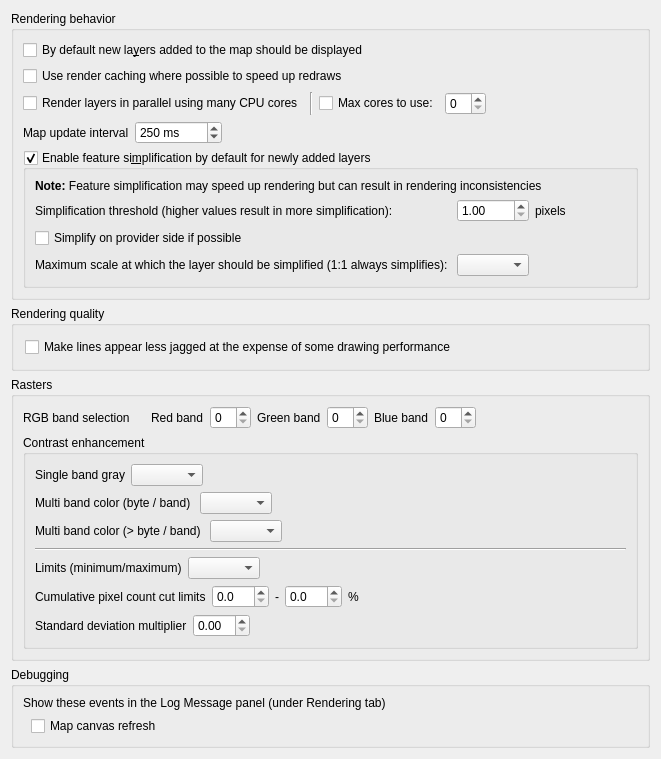
             <widget class="QWidget" name="mOptionsScrollAreaContents_04">
              <property name="geometry">
               <rect>
                <x>0</x>
                <y>0</y>
                <width>661</width>
                <height>665</height>
               </rect>
              </property>
              <layout class="QVBoxLayout" name="verticalLayout_29">
               <item>
                <widget class="QgsCollapsibleGroupBox" name="groupBox_5">
                 <property name="title">
                  <string>Rendering behavior</string>
                 </property>
                 <layout class="QVBoxLayout" name="verticalLayout_9">
                  <item>
                   <widget class="QCheckBox" name="chkAddedVisibility">
                    <property name="text">
                     <string>By default new la&amp;yers added to the map should be displayed</string>
                    </property>
                   </widget>
                  </item>
                  <item>
                   <widget class="QCheckBox" name="chkUseRenderCaching">
                    <property name="text">
                     <string>Use render caching where possible to speed up redraws</string>
                    </property>
                   </widget>
                  </item>
                  <item>
                   <layout class="QHBoxLayout" name="horizontalLayout_26">
                    <item>
                     <widget class="QCheckBox" name="chkParallelRendering">
                      <property name="text">
                       <string>Render layers in parallel using many CPU cores</string>
                      </property>
                     </widget>
                    </item>
                    <item>
                     <widget class="Line" name="line_6">
                      <property name="orientation">
                       <enum>Qt::Vertical</enum>
                      </property>
                     </widget>
                    </item>
                    <item>
                     <widget class="QCheckBox" name="chkMaxThreads">
                      <property name="text">
                       <string>Max cores to use:</string>
                      </property>
                     </widget>
                    </item>
                    <item>
                     <widget class="QSpinBox" name="spinMaxThreads"/>
                    </item>
                    <item>
                     <spacer name="horizontalSpacer_41">
                      <property name="orientation">
                       <enum>Qt::Horizontal</enum>
                      </property>
                      <property name="sizeHint" stdset="0">
                       <size>
                        <width>40</width>
                        <height>20</height>
                       </size>
                      </property>
                     </spacer>
                    </item>
                   </layout>
                  </item>
                  <item>
                   <layout class="QHBoxLayout" name="horizontalLayout_4">
                    <item>
                     <widget class="QLabel" name="label_56">
                      <property name="text">
                       <string>Map update interval</string>
                      </property>
                     </widget>
                    </item>
                    <item>
                     <widget class="QSpinBox" name="spinMapUpdateInterval">
                      <property name="suffix">
                       <string> ms</string>
                      </property>
                      <property name="maximum">
                       <number>999999</number>
                      </property>
                      <property name="singleStep">
                       <number>50</number>
                      </property>
                      <property name="value">
                       <number>250</number>
                      </property>
                     </widget>
                    </item>
                    <item>
                     <spacer name="horizontalSpacer_46">
                      <property name="orientation">
                       <enum>Qt::Horizontal</enum>
                      </property>
                      <property name="sizeHint" stdset="0">
                       <size>
                        <width>40</width>
                        <height>20</height>
                       </size>
                      </property>
                     </spacer>
                    </item>
                   </layout>
                  </item>
                  <item>
                   <widget class="QgsCollapsibleGroupBox" name="mSimplifyDrawingGroupBox">
                    <property name="title">
                     <string>Enable feature si&amp;mplification by default for newly added layers</string>
                    </property>
                    <property name="flat">
                     <bool>true</bool>
                    </property>
                    <property name="checkable">
                     <bool>true</bool>
                    </property>
                    <layout class="QGridLayout" name="_14">
                     <item row="0" column="1" colspan="4">
                      <widget class="QLabel" name="label_59">
                       <property name="text">
                        <string>&lt;b&gt;Note:&lt;/b&gt; Feature simplification may speed up rendering but can result in rendering inconsistencies</string>
                       </property>
                      </widget>
                     </item>
                     <item row="1" column="1">
                      <widget class="QLabel" name="label_65">
                       <property name="text">
                        <string>Simplification threshold (higher values result in more simplification): </string>
                       </property>
                       <property name="margin">
                        <number>2</number>
                       </property>
                      </widget>
                     </item>
                     <item row="1" column="2">
                      <widget class="QDoubleSpinBox" name="mSimplifyDrawingSpinBox">
                       <property name="toolTip">
                        <string>Higher values result in more simplification</string>
                       </property>
                       <property name="decimals">
                        <number>2</number>
                       </property>
                       <property name="minimum">
                        <double>1.000000000000000</double>
                       </property>
                       <property name="maximum">
                        <double>5.000000000000000</double>
                       </property>
                       <property name="singleStep">
                        <double>0.200000000000000</double>
                       </property>
                       <property name="value">
                        <double>1.000000000000000</double>
                       </property>
                      </widget>
                     </item>
                     <item row="1" column="3">
                      <widget class="QLabel" name="mSimplifyDrawingPx">
                       <property name="text">
                        <string>pixels</string>
                       </property>
                       <property name="margin">
                        <number>2</number>
                       </property>
                      </widget>
                     </item>
                     <item row="1" column="4">
                      <spacer name="horizontalSpacer_40">
                       <property name="orientation">
                        <enum>Qt::Horizontal</enum>
                       </property>
                       <property name="sizeHint" stdset="0">
                        <size>
                         <width>20</width>
                         <height>20</height>
                        </size>
                       </property>
                      </spacer>
                     </item>
                     <item row="2" column="1" colspan="4">
                      <widget class="QCheckBox" name="mSimplifyDrawingAtProvider">
                       <property name="text">
                        <string>Simplify on provider side if possible</string>
                       </property>
                      </widget>
                     </item>
                     <item row="3" column="1">
                      <widget class="QLabel" name="mSimplifyMaxScaleLabel">
                       <property name="text">
                        <string>Maximum scale at which the layer should be simplified (1:1 always simplifies): </string>
                       </property>
                       <property name="margin">
                        <number>2</number>
                       </property>
                      </widget>
                     </item>
                     <item row="3" column="2">
                      <widget class="QgsScaleComboBox" name="mSimplifyMaximumScaleComboBox">
                       <property name="sizePolicy">
                        <sizepolicy hsizetype="Expanding" vsizetype="Fixed">
                         <horstretch>0</horstretch>
                         <verstretch>0</verstretch>
                        </sizepolicy>
                       </property>
                      </widget>
                     </item>
                    </layout>
                   </widget>
                  </item>
                 </layout>
                </widget>
               </item>
               <item>
                <widget class="QgsCollapsibleGroupBox" name="groupBox_8">
                 <property name="title">
                  <string>Rendering quality</string>
                 </property>
                 <layout class="QVBoxLayout" name="_5">
                  <property name="leftMargin">
                   <number>11</number>
                  </property>
                  <property name="topMargin">
                   <number>11</number>
                  </property>
                  <property name="rightMargin">
                   <number>11</number>
                  </property>
                  <property name="bottomMargin">
                   <number>11</number>
                  </property>
                  <item>
                   <widget class="QCheckBox" name="chkAntiAliasing">
                    <property name="text">
                     <string>Make lines appear less jagged at the expense of some drawing performance</string>
                    </property>
                   </widget>
                  </item>
                 </layout>
                </widget>
               </item>
               <item>
                <widget class="QgsCollapsibleGroupBox" name="groupBox_14">
                 <property name="title">
                  <string>Rasters</string>
                 </property>
                 <layout class="QVBoxLayout" name="verticalLayout_10">
                  <item>
                   <widget class="QWidget" name="widget" native="true">
                    <layout class="QHBoxLayout" name="horizontalLayout_19">
                     <property name="leftMargin">
                      <number>0</number>
                     </property>
                     <property name="topMargin">
                      <number>0</number>
                     </property>
                     <property name="rightMargin">
                      <number>0</number>
                     </property>
                     <property name="bottomMargin">
                      <number>0</number>
                     </property>
                     <item>
                      <widget class="QLabel" name="label_21">
                       <property name="text">
                        <string>RGB band selection</string>
                       </property>
                      </widget>
                     </item>
                     <item>
                      <spacer name="horizontalSpacer_19">
                       <property name="orientation">
                        <enum>Qt::Horizontal</enum>
                       </property>
                       <property name="sizeType">
                        <enum>QSizePolicy::Maximum</enum>
                       </property>
                       <property name="sizeHint" stdset="0">
                        <size>
                         <width>15</width>
                         <height>20</height>
                        </size>
                       </property>
                      </spacer>
                     </item>
                     <item>
                      <widget class="QLabel" name="label_22">
                       <property name="text">
                        <string>Red band</string>
                       </property>
                      </widget>
                     </item>
                     <item>
                      <widget class="QSpinBox" name="spnRed"/>
                     </item>
                     <item>
                      <widget class="QLabel" name="label_23">
                       <property name="text">
                        <string>Green band</string>
                       </property>
                      </widget>
                     </item>
                     <item>
                      <widget class="QSpinBox" name="spnGreen"/>
                     </item>
                     <item>
                      <widget class="QLabel" name="label_24">
                       <property name="text">
                        <string>Blue band</string>
                       </property>
                      </widget>
                     </item>
                     <item>
                      <widget class="QSpinBox" name="spnBlue"/>
                     </item>
                     <item>
                      <spacer name="horizontalSpacer_20">
                       <property name="orientation">
                        <enum>Qt::Horizontal</enum>
                       </property>
                       <property name="sizeHint" stdset="0">
                        <size>
                         <width>40</width>
                         <height>20</height>
                        </size>
                       </property>
                      </spacer>
                     </item>
                    </layout>
                   </widget>
                  </item>
                  <item>
                   <widget class="QGroupBox" name="groupBox_17">
                    <property name="title">
                     <string>Contrast enhancement</string>
                    </property>
                    <property name="flat">
                     <bool>true</bool>
                    </property>
                    <layout class="QVBoxLayout" name="verticalLayout_11">
                     <item>
                      <widget class="QWidget" name="widget_3" native="true">
                       <layout class="QHBoxLayout" name="horizontalLayout_22">
                        <property name="leftMargin">
                         <number>0</number>
                        </property>
                        <property name="topMargin">
                         <number>0</number>
                        </property>
                        <property name="rightMargin">
                         <number>0</number>
                        </property>
                        <property name="bottomMargin">
                         <number>0</number>
                        </property>
                        <item>
                         <widget class="QLabel" name="label_37">
                          <property name="text">
                           <string>Single band gray</string>
                          </property>
                         </widget>
                        </item>
                        <item>
                         <widget class="QComboBox" name="cboxContrastEnhancementAlgorithmSingleBand"/>
                        </item>
                        <item>
                         <spacer name="horizontalSpacer_23">
                          <property name="orientation">
                           <enum>Qt::Horizontal</enum>
                          </property>
                          <property name="sizeHint" stdset="0">
                           <size>
                            <width>208</width>
                            <height>20</height>
                           </size>
                          </property>
                         </spacer>
                        </item>
                       </layout>
                      </widget>
                     </item>
                     <item>
                      <widget class="QWidget" name="widget_4" native="true">
                       <layout class="QHBoxLayout" name="horizontalLayout_23">
                        <property name="leftMargin">
                         <number>0</number>
                        </property>
                        <property name="topMargin">
                         <number>0</number>
                        </property>
                        <property name="rightMargin">
                         <number>0</number>
                        </property>
                        <property name="bottomMargin">
                         <number>0</number>
                        </property>
                        <item>
                         <widget class="QLabel" name="label_38">
                          <property name="text">
                           <string>Multi band color (byte / band) </string>
                          </property>
                         </widget>
                        </item>
                        <item>
                         <widget class="QComboBox" name="cboxContrastEnhancementAlgorithmMultiBandSingleByte"/>
                        </item>
                        <item>
                         <spacer name="horizontalSpacer_24">
                          <property name="orientation">
                           <enum>Qt::Horizontal</enum>
                          </property>
                          <property name="sizeHint" stdset="0">
                           <size>
                            <width>208</width>
                            <height>20</height>
                           </size>
                          </property>
                         </spacer>
                        </item>
                       </layout>
                      </widget>
                     </item>
                     <item>
                      <widget class="QWidget" name="widget_5" native="true">
                       <layout class="QHBoxLayout" name="horizontalLayout_24">
                        <property name="leftMargin">
                         <number>0</number>
                        </property>
                        <property name="topMargin">
                         <number>0</number>
                        </property>
                        <property name="rightMargin">
                         <number>0</number>
                        </property>
                        <property name="bottomMargin">
                         <number>0</number>
                        </property>
                        <item>
                         <widget class="QLabel" name="label_39">
                          <property name="text">
                           <string>Multi band color (&gt; byte / band) </string>
                          </property>
                         </widget>
                        </item>
                        <item>
                         <widget class="QComboBox" name="cboxContrastEnhancementAlgorithmMultiBandMultiByte"/>
                        </item>
                        <item>
                         <spacer name="horizontalSpacer_25">
                          <property name="orientation">
                           <enum>Qt::Horizontal</enum>
                          </property>
                          <property name="sizeHint" stdset="0">
                           <size>
                            <width>208</width>
                            <height>20</height>
                           </size>
                          </property>
                         </spacer>
                        </item>
                       </layout>
                      </widget>
                     </item>
                     <item>
                      <widget class="Line" name="line">
                       <property name="orientation">
                        <enum>Qt::Horizontal</enum>
                       </property>
                      </widget>
                     </item>
                     <item>
                      <widget class="QWidget" name="widget_6" native="true">
                       <layout class="QHBoxLayout" name="horizontalLayout_25">
                        <property name="leftMargin">
                         <number>0</number>
                        </property>
                        <property name="topMargin">
                         <number>0</number>
                        </property>
                        <property name="rightMargin">
                         <number>0</number>
                        </property>
                        <property name="bottomMargin">
                         <number>0</number>
                        </property>
                        <item>
                         <widget class="QLabel" name="label_40">
                          <property name="text">
                           <string>Limits (minimum/maximum)</string>
                          </property>
                         </widget>
                        </item>
                        <item>
                         <widget class="QComboBox" name="cboxContrastEnhancementLimits"/>
                        </item>
                        <item>
                         <spacer name="horizontalSpacer_26">
                          <property name="orientation">
                           <enum>Qt::Horizontal</enum>
                          </property>
                          <property name="sizeHint" stdset="0">
                           <size>
                            <width>208</width>
                            <height>20</height>
                           </size>
                          </property>
                         </spacer>
                        </item>
                       </layout>
                      </widget>
                     </item>
                     <item>
                      <widget class="QWidget" name="widget_7" native="true">
                       <layout class="QHBoxLayout" name="horizontalLayout_18">
                        <property name="leftMargin">
                         <number>0</number>
                        </property>
                        <property name="topMargin">
                         <number>0</number>
                        </property>
                        <property name="rightMargin">
                         <number>0</number>
                        </property>
                        <property name="bottomMargin">
                         <number>0</number>
                        </property>
                        <item>
                         <widget class="QLabel" name="label_36">
                          <property name="text">
                           <string>Cumulative pixel count cut limits</string>
                          </property>
                         </widget>
                        </item>
                        <item>
                         <widget class="QDoubleSpinBox" name="mRasterCumulativeCutLowerDoubleSpinBox">
                          <property name="decimals">
                           <number>1</number>
                          </property>
                         </widget>
                        </item>
                        <item>
                         <widget class="QLabel" name="label_34">
                          <property name="text">
                           <string>-</string>
                          </property>
                         </widget>
                        </item>
                        <item>
                         <widget class="QDoubleSpinBox" name="mRasterCumulativeCutUpperDoubleSpinBox">
                          <property name="decimals">
                           <number>1</number>
                          </property>
                         </widget>
                        </item>
                        <item>
                         <widget class="QLabel" name="label_35">
                          <property name="text">
                           <string>%</string>
                          </property>
                         </widget>
                        </item>
                        <item>
                         <spacer name="horizontalSpacer_18">
                          <property name="orientation">
                           <enum>Qt::Horizontal</enum>
                          </property>
                          <property name="sizeHint" stdset="0">
                           <size>
                            <width>123</width>
                            <height>20</height>
                           </size>
                          </property>
                         </spacer>
                        </item>
                       </layout>
                      </widget>
                     </item>
                     <item>
                      <widget class="QWidget" name="widget_2" native="true">
                       <layout class="QHBoxLayout" name="horizontalLayout_20">
                        <property name="leftMargin">
                         <number>0</number>
                        </property>
                        <property name="topMargin">
                         <number>0</number>
                        </property>
                        <property name="rightMargin">
                         <number>0</number>
                        </property>
                        <property name="bottomMargin">
                         <number>0</number>
                        </property>
                        <item>
                         <widget class="QLabel" name="label_25">
                          <property name="text">
                           <string>Standard deviation multiplier</string>
                          </property>
                         </widget>
                        </item>
                        <item>
                         <widget class="QDoubleSpinBox" name="spnThreeBandStdDev">
                          <property name="maximum">
                           <double>10.000000000000000</double>
                          </property>
                          <property name="singleStep">
                           <double>0.100000000000000</double>
                          </property>
                         </widget>
                        </item>
                        <item>
                         <spacer name="horizontalSpacer_21">
                          <property name="orientation">
                           <enum>Qt::Horizontal</enum>
                          </property>
                          <property name="sizeHint" stdset="0">
                           <size>
                            <width>258</width>
                            <height>20</height>
                           </size>
                          </property>
                         </spacer>
                        </item>
                       </layout>
                      </widget>
                     </item>
                    </layout>
                   </widget>
                  </item>
                 </layout>
                </widget>
               </item>
               <item>
                <widget class="QgsCollapsibleGroupBox" name="groupBox_22">
                 <property name="title">
                  <string>Debugging</string>
                 </property>
                 <layout class="QVBoxLayout" name="verticalLayout_35">
                  <item>
                   <widget class="QLabel" name="label_55">
                    <property name="text">
                     <string>Show these events in the Log Message panel (under Rendering tab)</string>
                    </property>
                   </widget>
                  </item>
                  <item>
                   <layout class="QGridLayout" name="gridLayout_6">
                    <item row="0" column="0">
                     <spacer name="horizontalSpacer_37">
                      <property name="orientation">
                       <enum>Qt::Horizontal</enum>
                      </property>
                      <property name="sizeType">
                       <enum>QSizePolicy::Fixed</enum>
                      </property>
                      <property name="sizeHint" stdset="0">
                       <size>
                        <width>8</width>
                        <height>20</height>
                       </size>
                      </property>
                     </spacer>
                    </item>
                    <item row="0" column="1">
                     <widget class="QCheckBox" name="mLogCanvasRefreshChkBx">
                      <property name="text">
                       <string>Map canvas refresh</string>
                      </property>
                     </widget>
                    </item>
                   </layout>
                  </item>
                 </layout>
                </widget>
               </item>
               <item>
                <spacer name="verticalSpacer_6">
                 <property name="orientation">
                  <enum>Qt::Vertical</enum>
                 </property>
                 <property name="sizeHint" stdset="0">
                  <size>
                   <width>20</width>
                   <height>40</height>
                  </size>
                 </property>
                </spacer>
               </item>
              </layout>
             </widget>
